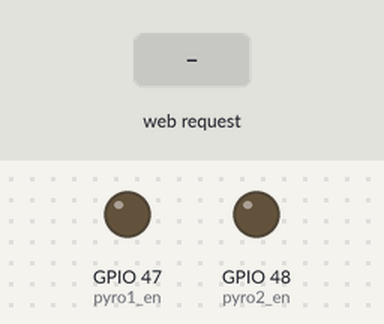
This sketch was run on a simulated ESP32. Parts: output pins drawn as LEDs (lit = HIGH). The test bench sets the inputs (shaded band). What the sketch prints to the serial monitor is not drawn.

Above: at 1.2 s.
1.3 s: HTTP request GET /fire1 received
At 1.7 s:
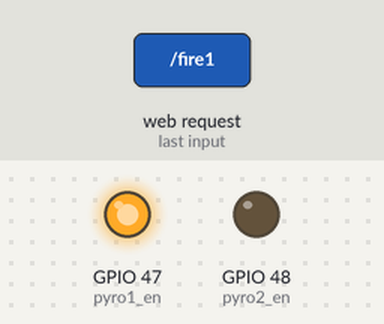
3.3 s: HTTP request GET /fire2 received
At 3.6 s:
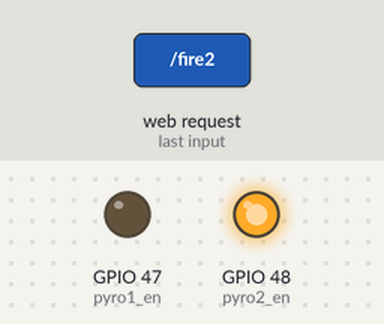
Timing chart, 0 to 6.3 s (numbered marks = the images above; inputs shaded):
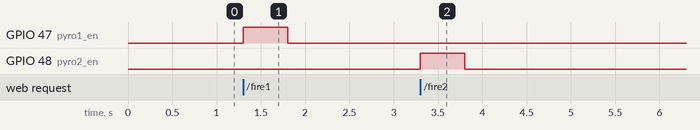

The sketch:

pyro_test.ino
```cpp
#include <WiFi.h>
#include <WebServer.h>

const char* ssid = "monkee's sirius";
const char* password = "wolf";

const int pyro1_con = 41;
const int pyro2_con = 42;
const int pyro1_en = 47;
const int pyro2_en = 48;

WebServer server(80);

void handleRoot() {
  int EM1 = digitalRead(pyro1_con);
  int EM2 = digitalRead(pyro2_con);

  String html = "<!DOCTYPE html><html><head><meta charset='UTF-8'><meta name='viewport' content='width=device-width, initial-scale=1'>";
  html += "<title>Ematch Control</title>";
  html += "<style>button{padding:20px;margin:10px;font-size:20px;} .circle{width:20px;height:20px;border-radius:50%;display:inline-block;margin-left:10px;}</style></head><body>";
  html += "<h2>ESP32 Ematch Control</h2>";

  html += "<form action='/fire1'><button>Ematch 1</button></form>";
  html += "<span class='circle' style='background-color:" + String(EM1 ? "green" : "red") + ";'></span><br>";

  html += "<form action='/fire2'><button>Ematch 2</button></form>";
  html += "<span class='circle' style='background-color:" + String(EM2 ? "green" : "red") + ";'></span><br>";

  html += "<script>setTimeout(()=>{location.reload();}, 1000);</script>";
  html += "</body></html>";

  server.send(200, "text/html", html);
}

void fire1() {
  digitalWrite(pyro1_en, HIGH);
  delay(500); // Optional: how long the pyro pin stays HIGH
  digitalWrite(pyro1_en, LOW);
  server.sendHeader("Location", "/");
  server.send(303);
}

void fire2() {
  digitalWrite(pyro2_en, HIGH);
  delay(500);
  digitalWrite(pyro2_en, LOW);
  server.sendHeader("Location", "/");
  server.send(303);
}

void setup() {
  Serial.begin(115200);

  // Set pin modes
  pinMode(pyro1_con, INPUT);
  pinMode(pyro2_con, INPUT);
  pinMode(pyro1_en, OUTPUT);
  pinMode(pyro2_en, OUTPUT);
  digitalWrite(pyro1_en, LOW);
  digitalWrite(pyro2_en, LOW);

  // Start Wi-Fi AP
  WiFi.softAP(ssid, password);
  Serial.print("Access Point IP address: ");
  Serial.println(WiFi.softAPIP());

  // Setup server routes
  server.on("/", handleRoot);
  server.on("/fire1", fire1);
  server.on("/fire2", fire2);
  server.begin();
  Serial.println("Web server started");
}

void loop() {
  server.handleClient();
}
```

Measured:
- after the input at 1.3 s, GPIO 47 (pyro1_en): LOW → HIGH at once, → LOW 0.50 s later
- after the input at 3.3 s, GPIO 48 (pyro2_en): LOW → HIGH at once, → LOW 0.50 s later
